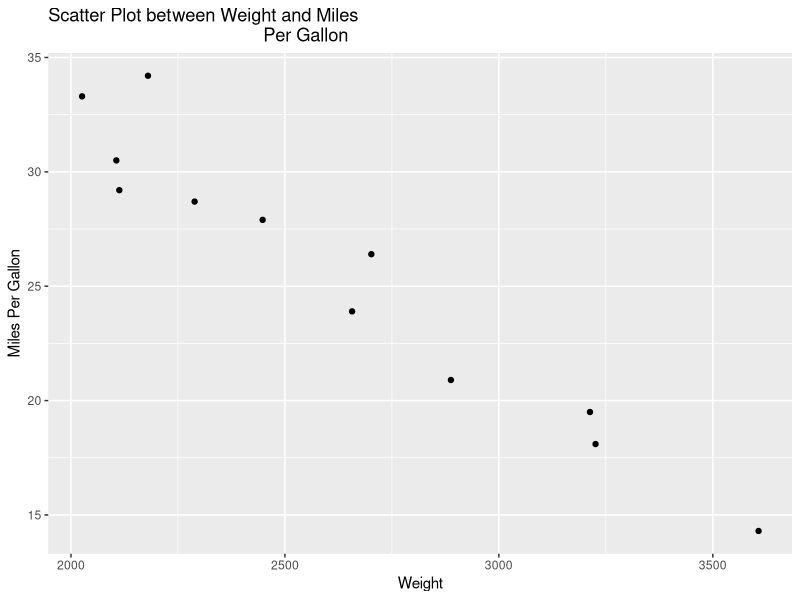
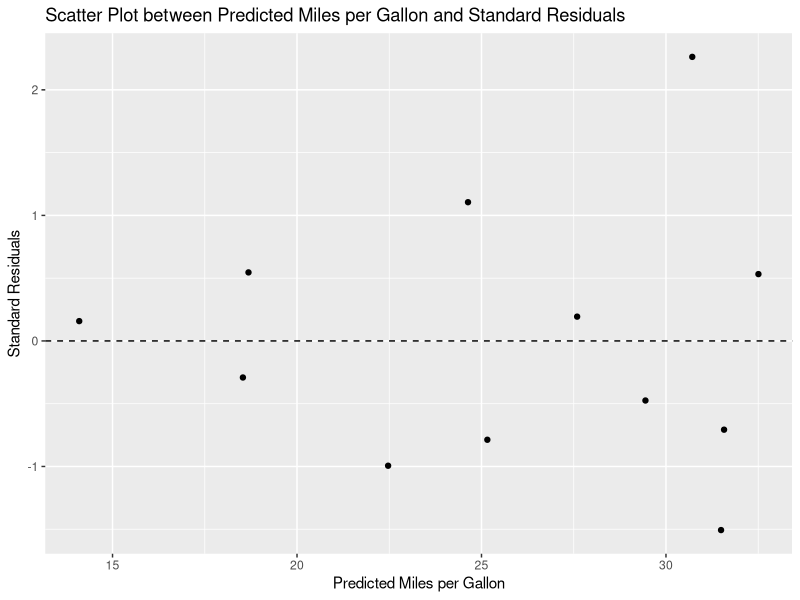
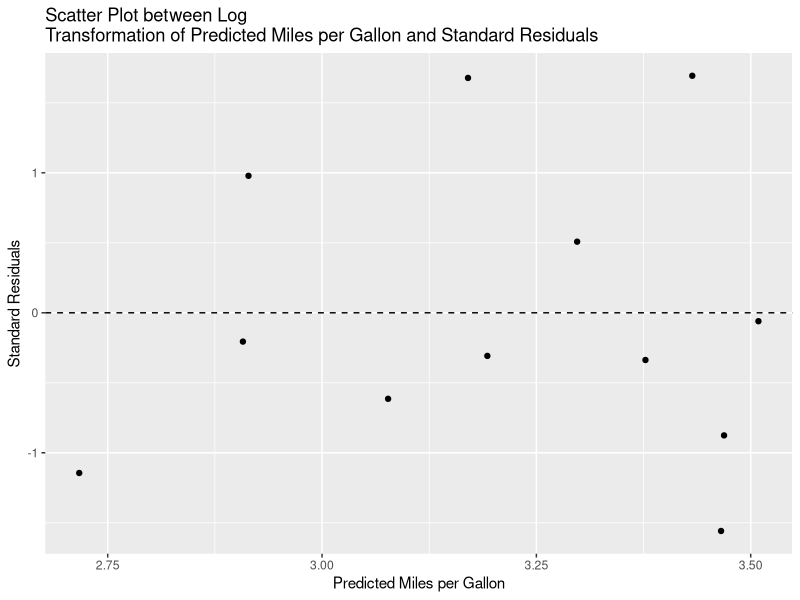

Here is the R script that generated these plots, in order:
                                    # Page no. : 721 - 724

# Transformations Involving the Dependent Variables

x <- c(2289,2113,2180,2448,2026,2702,2657,2106,3226,3213,3607,2888)   # Weight
y <- c(28.7,29.2,34.2,27.9,33.3,26.4,23.9,30.5,18.1,19.5,14.3,20.9)   # Miles Per Gallon

DF <- data.frame(x,y)

# Install Library if not install

# install.packages("ggplot2")

# Import Library

library(ggplot2)

ggplot(DF, aes(x,y)) + geom_point() + labs(title = "Scatter Plot between Weight and Miles
                                           Per Gallon", x = "Weight", y = "Miles Per Gallon")

model <- lm(y ~ x, data = DF)
summary(model)

b1 <- model$coefficients[1]
b2 <- model$coefficients[2]

cat("Regression Equation is sales =",b1,"+",b2,"months")

# Prediction

predicted_miles_per_gallon <- predict(model)

DF <- cbind(DF, predicted_miles_per_gallon)

# Standard Residuals

standard_residuals <- rstandard(model)

DF <- cbind(DF, standard_residuals)


ggplot(DF,aes(predicted_miles_per_gallon, standard_residuals)) + geom_point() + 
  geom_hline(yintercept = 0, linetype=2) +
  labs(title = "Scatter Plot between Predicted Miles per Gallon and Standard Residuals", 
        x = "Predicted Miles per Gallon", y = "Standard Residuals") 

# Log Transformation

#log_x <- log(x)
log_y <- log(y)

DF2 <- data.frame(x, log_y)

options(scipen = 999)   # To display not in scientific notation
model <- lm(log_y ~ x, data = DF2)
summary(model)   

b1 <- model$coefficients[1]
b2 <- model$coefficients[2]

cat("Regression Equation is sales =",b1,"+",b2,"months")

# Prediction

predicted_miles_per_gallon <- predict(model)

DF2 <- cbind(DF2, predicted_miles_per_gallon)

# Standard Residuals

standard_residuals <- rstandard(model)

DF2 <- cbind(DF2, standard_residuals)


ggplot(DF2,aes(predicted_miles_per_gallon, standard_residuals)) + geom_point() + 
  geom_hline(yintercept = 0, linetype=2) + labs(title = "Scatter Plot between Log
Transformation of Predicted Miles per Gallon and Standard Residuals", 
       x = "Predicted Miles per Gallon", y = "Standard Residuals") 
